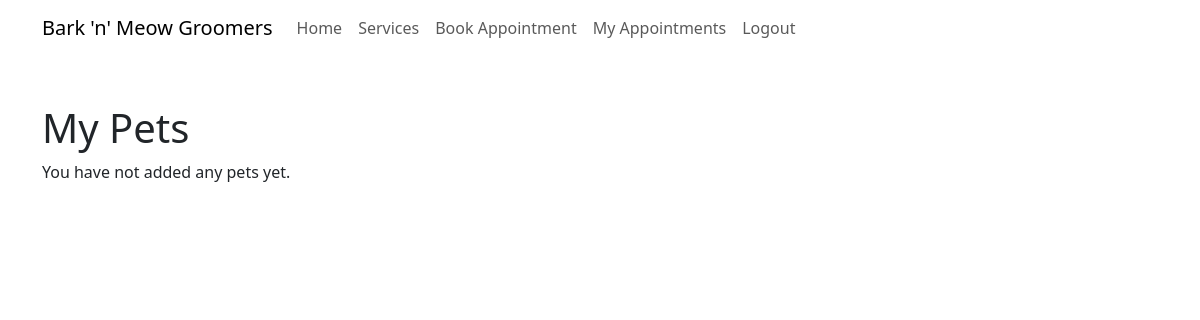
Page /my-pets/ (signed in) on the earlier database version.
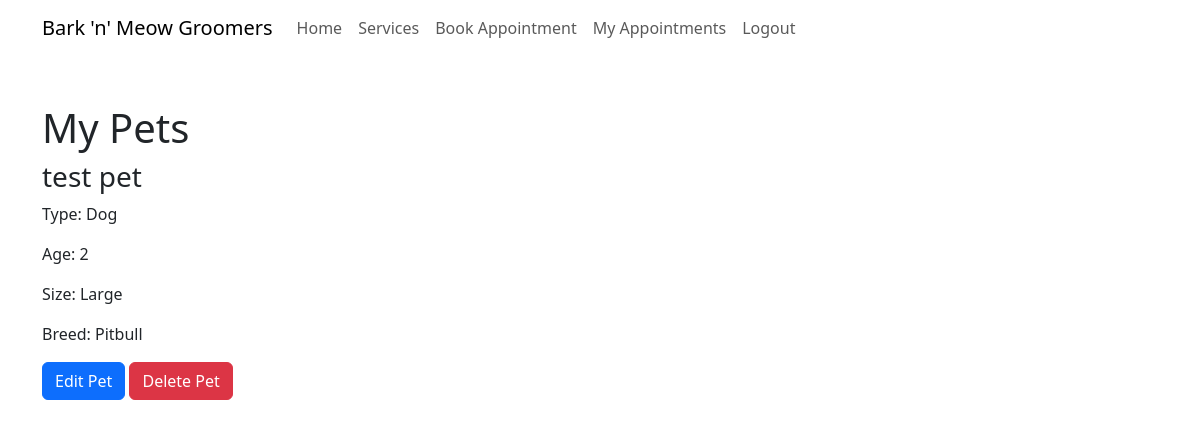
Same page on the later database version.
### bookings/models.py (models this page shows, shortened)
class Pet(models.Model):
    PET_TYPES = [
        ('Dog', 'Dog'),
        ('Cat', 'Cat'),
    ]
    PET_SIZES = [
        ('Small', 'Small'),
        ('Medium', 'Medium'),
        ('Large', 'Large'),
    ]
    owner = models.ForeignKey(User, on_delete=models.CASCADE)
    name = models.CharField(max_length=100)
    pet_type = models.CharField(max_length=10, choices=PET_TYPES)
    breed = models.CharField(max_length=100, blank=True)
    age = models.PositiveIntegerField()
    size = models.CharField(max_length=10, choices=PET_SIZES)
    notes = models.TextField(blank=True)

### bookings/views.py (the view)
# urls.py: path('my-pets/', views.my_pets, name='my_pets'),
@login_required
def my_pets(request):
    pets = Pet.objects.filter(owner=request.user)
    return render(request, "my_pets.html", {"pets": pets})

### templates/my_pets.html (shortened to what this page needs)
{% extends "base.html" %}
{% block content %}
<div class="container mt-5">
    <h1>My Pets</h1>
    {% if pets %}
    {% for pet in pets %}
    <div class="mb-3">
        <h3>{{ pet.name }}</h3>
        <p>Type: {{ pet.get_pet_type_display }}</p>
        <p>Age: {{ pet.age }}</p>
        <p>Size: {{ pet.get_size_display }}</p>
        <p>Breed: {{ pet.breed }}</p>
        <a href="{% url 'edit_pet' pet.id %}" class="btn btn-primary">
            Edit Pet
        </a>
        <a href="{% url 'delete_pet' pet.id %}" class="btn btn-danger">
            Delete Pet
        </a>
    </div>
    {% endfor %}
    {% else %}
    <p>You have not added any pets yet.</p>
    {% endif %}
</div>
{% endblock %}

Differences in the rows shown:
added Pet: name "test pet", pet_type "Dog", age "2", size "Large", breed "Pitbull"
Other differences:
text no longer shown: "You have not added any pets yet."
